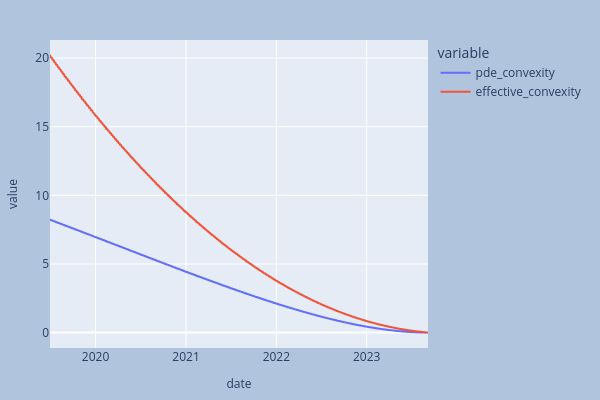

The cell this chart's notebook holds for it:
### Code cell
fig = px.line(res[:-4], x="date", y=["pde_convexity", "effective_convexity"])
fig.update_layout(**layout_dict)

### Figure 1 — Plotly figure (JSON) as saved in the notebook; plotly's stock layout.template omitted (floating-point values rounded to 4 significant figures; data arrays with more than 128 entries replaced by an {"elided": "..."} marker saying what was removed)
{"data": [{"hovertemplate": "variable=pde_convexity<br>date=%{x}<br>value=%{y}<extra></extra>", "legendgroup": "pde_convexity", "line": {"color": "#636efa", "dash": "solid"}, "marker": {"symbol": "circle"}, "mode": "lines", "name": "pde_convexity", "showlegend": true, "type": "scattergl", "x": {"elided": "1049 str values"}, "xaxis": "x", "y": {"elided": "1049 float values"}, "yaxis": "y"}, {"hovertemplate": "variable=effective_convexity<br>date=%{x}<br>value=%{y}<extra></extra>", "legendgroup": "effective_convexity", "line": {"color": "#EF553B", "dash": "solid"}, "marker": {"symbol": "circle"}, "mode": "lines", "name": "effective_convexity", "showlegend": true, "type": "scattergl", "x": {"elided": "1049 str values"}, "xaxis": "x", "y": {"elided": "1049 float values"}, "yaxis": "y"}], "layout": {"height": 400, "legend": {"title": {"text": "variable"}, "tracegroupgap": 0}, "margin": {"b": 20, "l": 20, "r": 20, "t": 40}, "paper_bgcolor": "LightSteelBlue", "title": {"font": {"size": 14}}, "width": 600, "xaxis": {"anchor": "y", "domain": [0, 1], "title": {"font": {"size": 12}, "text": "date"}}, "yaxis": {"anchor": "x", "domain": [0, 1], "title": {"font": {"size": 12}, "text": "value"}}}}
